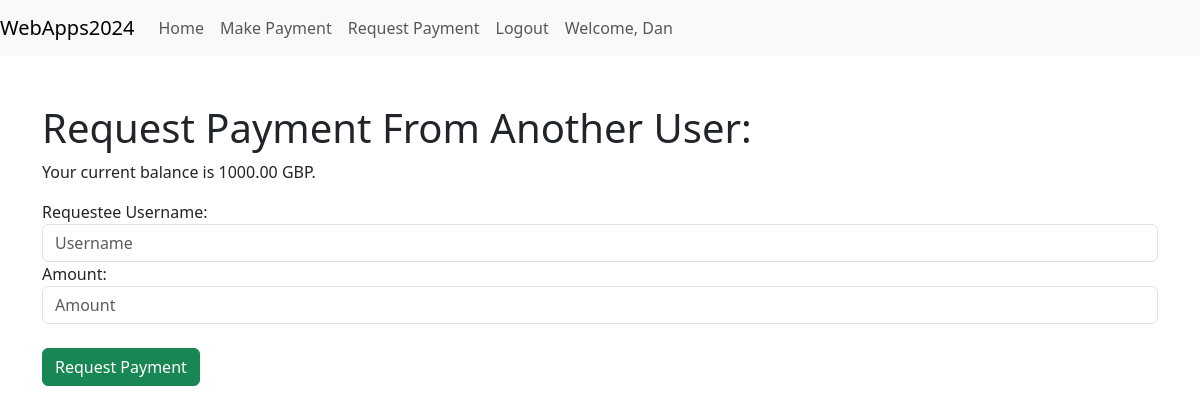
The app's page /webapps2024/payapp/request_payment/ (signed in) with its own data.
### register/models.py (models this page shows)
class AppUser(AbstractUser):
    currency_choices = [
        ("GBP", "British Pound"),
        ("USD", "US Dollar"),
        ("EUR", "Euro"),
    ]
    currency = models.CharField(max_length=3, choices=currency_choices, default="GBP")
    balance = models.DecimalField(max_digits=10, decimal_places=2, default=1000)

### payapp/views.py (the view, shortened to what this page needs)
# urls.py: path('request_payment/', views.request_payment, name='request_payment'),
@login_required
@csrf_protect
def request_payment(request):
    context = {
        'balance': request.user.balance,
        'currency': request.user.currency
    }
    return render(request, 'payapp/request_payment.html', context)

### templates/payapp/request_payment.html (shortened to what this page needs)
{% extends 'webapp/base.html' %}
{% load crispy_forms_tags %}
{% block content %}
    <h1>Request Payment From Another User:</h1>
    <p>Your current balance is {{ balance }} {{ currency }}.</p>
    <form method="post">
        <div class="form-group">
            <label for="recipient_username">Requestee Username:</label>
            <input type="text" name="recipient_username" class="form-control" placeholder="Username" required>
        </div>
        <div class="form-group">
            <label for="amount">Amount:</label>
            <input type="number" name="amount" step="0.01" class="form-control" placeholder="Amount" required>
        </div>
        <br>
        <button type="submit" class="btn btn-success">Request Payment</button>
    </form>
{% endblock %}

### templates/webapp/navbar.html (shortened to what this page needs)
    <nav class="navbar navbar-expand-lg navbar-light bg-light">
        <a class="navbar-brand" href="#">WebApps2024</a>
        <div class="collapse navbar-collapse" id="navbarText">
            <ul class="navbar-nav mr-auto">
                {% if user.is_authenticated %}
                    {% if user.is_staff %}
                        <li class="nav-item">
                            <a class="nav-link" href="{% url 'admin_dashboard' %}">Admin Dashboard</a>
                        </li>
                        <li class="nav-item">
                            <a class="nav-link" href="{% url 'register_admin' %}">Admin Registration</a>
                        </li>
                        <li class="nav-item">
                            <a class="nav-link" href="/webapps2024/logout">Logout</a>
                        </li>
                        <li class="nav-item">
                            <a class="nav-link" href="#">Welcome, Admin {{user.username}}</a>
                        </li>
                        {% else %}
                        <li class="nav-item">
                            <a class="nav-link" href="/webapps2024/home">Home</a>
                        </li>
                        <li class="nav-item">
                            <a class="nav-link" href="/webapps2024/payapp/make_payment">Make Payment</a>
                        </li>
                        <li class="nav-item">
                            <a class="nav-link" href="/webapps2024/payapp/request_payment">Request Payment</a>
                        </li>
                        <li class="nav-item">
                            <a class="nav-link" href="/webapps2024/logout">Logout</a>
                        </li>
                        <li class="nav-item">
                            <a class="nav-link" href="#">Welcome, {{user.username}}</a>
                        </li>
                    {% endif %}
                {% endif %}
            </ul>
        </div>
    </nav>

### records on screen
AppUser: username "Dan", balance "1000.00", currency "GBP"
